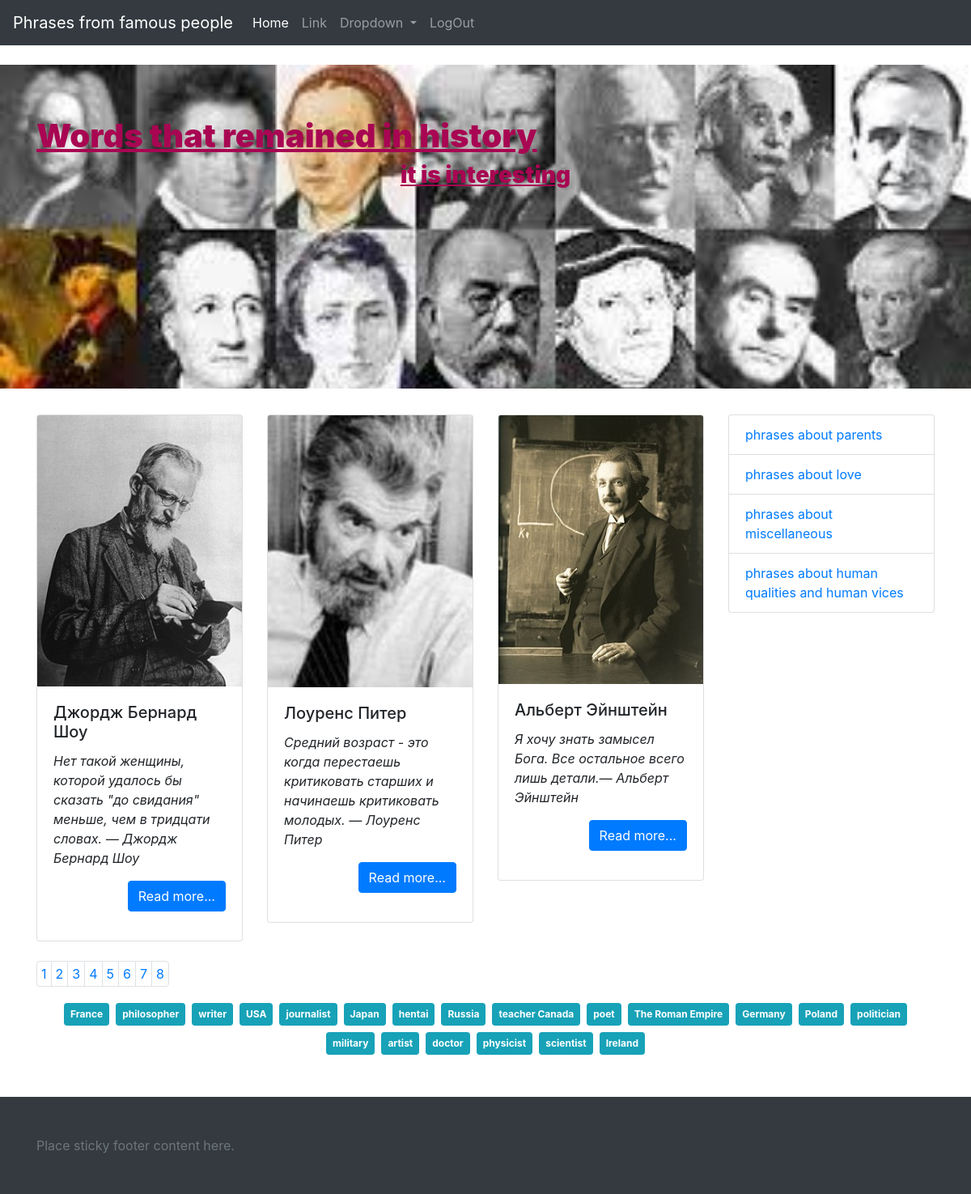
The page / on the database its author committed.
### tables this page shows
CREATE TABLE `phrases` (
  `id` int(11) NOT NULL,
  `title` varchar(255) NOT NULL,
  `category` int(11) NOT NULL,
  `quotes` text NOT NULL,
  `description` text NOT NULL,
  `image` varchar(500) DEFAULT NULL
);

CREATE TABLE `category` (
  `id` int(11) NOT NULL,
  `category` varchar(255) NOT NULL,
  `slug` varchar(255) NOT NULL,
  `image` text NOT NULL,
  `description` text NOT NULL
);

### template/header.php (called while the page is built, shortened)
<?php
require_once 'core/function.php';
$conn = connect();
$cat = getAllCatInfo($conn);
?>
<?php
require_once 'template/header_html.php';
?>

### core/function.php (called while the page is built, shortened)
<?php
function selectMain($conn){
    $offset = 0;
    $sql = "SELECT * FROM phrases ORDER BY id DESC LIMIT 3 OFFSET ".$offset*3;
    $result = mysqli_query($conn, $sql);
    $a = array();
    if (mysqli_num_rows($result) > 0) {
        while($row = mysqli_fetch_assoc($result)) {
            $a[] = $row;
        }
    }
    return $a;
}
function paginationCount($conn)
{
	$sql = "SELECT * FROM phrases";
	$result = mysqli_query($conn, $sql);
	$result = mysqli_num_rows($result);
	return ceil($result / 3);
}
function getAllTags($conn)
{
	$sql = "SELECT DISTINCT(tag) FROM tag";
	$result = mysqli_query($conn, $sql);
	$a = array();
	if (mysqli_num_rows($result) > 0) {
		while ($row = mysqli_fetch_assoc($result)) {
			$a[] = $row['tag'];
		}
	}
	return $a;
}
function getAllCatInfo($conn)
{
	$sql = "SELECT * FROM category";
	$result = mysqli_query($conn, $sql);
	$a = array();
	if (mysqli_num_rows($result) > 0) {
		while ($row = mysqli_fetch_assoc($result)) {
			$a[] = $row;
		}
	}
	return $a;
}

### main.php (the view, shortened to what this page needs)
<?php
	require_once('template/header.php');
	$data = selectMain($conn);
	$countPage = paginationCount($conn);
	$tag = getAllTags($conn);
?>
<div class="jumbotron jumbotron-fluid banner">
	<div class="container">
		<section>
        <h1>
          Words that remained in history
        </h1>
        <h3 class="text-center">
          it is interesting
        </h3>
		</section>
	</div>
</div>
<div class="container">
	<div class="row">
		<div class="col-lg-9">
			<div class="row">
<?php
$out = '';
for ($i = 0; $i < count($data); $i++) {
	$out .='<div class="col-lg-4 col-md-6">';
	$out .='<div class="card">';
	$out .="<img src='/images/{$data[$i]['image']}' class='card-img-top'>";
	$out .='<div class="card-body">';
	$out .="<h5 class='card-title'>{$data[$i]['title']}</h5>";
	$out .="<p class='card-text'><i>{$data[$i]['quotes']}</i></p>";
	$out .='<p class="text-right"><a href="/article/'.$data[$i]['id'].'" class="btn btn-primary">Read more...</a></p>';
	$out .='</div>';
	$out .='</div>';
	$out .='</div>';
}
echo $out;
?>
				</div>
			</div>
		<div class="col-lg-3">
<?php require_once('template/nav.php'); ?>
		</div>
	</div>
</div>
<div class="container">
	<div class="row">
		<div class="col-lg-12 text-center">
			<nav class="mt-4">
				<ul class="pagination">
<?php
for ($i=0; $i < $countPage; $i++){
$j = $i+1;
echo "<li class='page-item'><a href='/index.php?page={$i}' style='padding: 5px;' class='page-link'>{$j}</a></li>";
}
?>
				</ul>
			</nav>
		</div>
		<div class="col-lg-12 text-center">
<?php
for ($i=0; $i < count($tag); $i++){
	echo "<a href='/tag.php?tag={$tag[$i]}' style='padding: 5px;' class='badge badge-info p-2 m-1'>{$tag[$i]}</a>";
}
?>
		</div>
	</div>
</div>
<?php
    require_once('template/footer.php');
?>

### index.php (shortened to what this page needs)
<?php
$route = $_GET['route'];
if ($route == '' OR $route == '/') {
    require_once 'main.php';
}
?>

### template/header_html.php (shortened to what this page needs)
<!doctype html>
<html lang="en">
<head>
    <link rel="stylesheet" href="https://stackpath.bootstrapcdn.com/bootstrap/4.3.1/css/bootstrap.min.css"
>
    <link rel="stylesheet" href="/css/style.css">
</head>
<body>
<div class="wrap">
    <div class="content">
        <nav class="navbar navbar-expand-lg navbar-dark bg-dark mb-4">
            <a class="navbar-brand" href="/">Phrases from famous people</a>
            <div class="collapse navbar-collapse" id="navbarSupportedContent">
                <ul class="navbar-nav mr-auto">
                    <li class="nav-item active">
                        <a class="nav-link" href="#">Home <span class="sr-only">(current)</span></a>
                    </li>
                    <li class="nav-item">
                        <a class="nav-link" href="#">Link</a>
                    </li>
                    <li class="nav-item dropdown">
                        <a class="nav-link dropdown-toggle" href="#" id="navbarDropdown" role="button"
                           data-toggle="dropdown" aria-haspopup="true" aria-expanded="false">
                            Dropdown
                        </a>
                    </li>
                    <li class="nav-item">
                        <a class="nav-link" href="/logout.php" tabindex="-1" aria-disabled="true">LogOut</a>
                    </li>
                </ul>
            </div>
        </nav>

### template/nav.php
<?php
    $out = '<div class="list-group">';
    for ($i=0; $i < count($cat); $i++){
        $out .='<a class="list-group-item list-group-item-action color-blue" href="/cat/'.$cat[$i]['id'].'">';
        $out .= $cat[$i]['description'].'</a>';
    }
    echo $out;
    echo '</div>';
?>

### template/footer.php (shortened to what this page needs)
</div>
<footer class="footer navbar-dark bg-dark mt-5">
      <div class="container pt-5 pb-5">
        <span class="text-muted">Place sticky footer content here.</span>
      </div>
    </footer>
  </body>
</html>

### css/style.css (style rules this page uses)
html, body { height: 100%; }
.wrap { display: flex; flex-direction: column; height: 100%; }
.content { flex-grow: 1; flex-shrink: 0; flex-basis: auto; }
.footer { flex-grow: 0; flex-shrink: 0; flex-basis: auto; }
.banner { height: 400px; width: 100%; max-height: 50%; max-width: 100%; min-height: 20%; min-width: 30%; background-image: url("/images/main_images.jpg"); background-size: cover; }
.banner h1, .banner h3 { color: rgb(168, 6, 82); font-weight: 900; text-decoration: underline; }
.color-blue { color:#007BFF ; }

### rows shown on the page
phrases: image (picture), title "Джордж Бернард Шоу", quotes "Нет такой женщины, которой удалось бы сказать \"до свидания\" меньше, чем в тридцати словах. — Джордж Бернард Шоу"
phrases: image (picture), title "Лоуренс Питер", quotes "Средний возраст - это когда перестаешь критиковать старших и начинаешь критиковать молодых. — Лоуренс Питер"
phrases: image (picture), title "Альберт Эйнштейн", quotes "Я хочу знать замысел Бога. Все остальное всего лишь детали.— Альберт Эйнштейн"
category: description "phrases about parents"
category: description "phrases about love"
category: description "phrases about miscellaneous"
category: description "phrases about human qualities and human vices"

### other values the page prints
$j "1"
$j "2"
$j "3"
$j "4"
$j "5"
$j "6"
$j "7"
$j "8"
$tag[$i] "France"
$tag[$i] "philosopher"
$tag[$i] "writer"
$tag[$i] "USA"
$tag[$i] "journalist"
$tag[$i] "Japan"
$tag[$i] "hentai"
